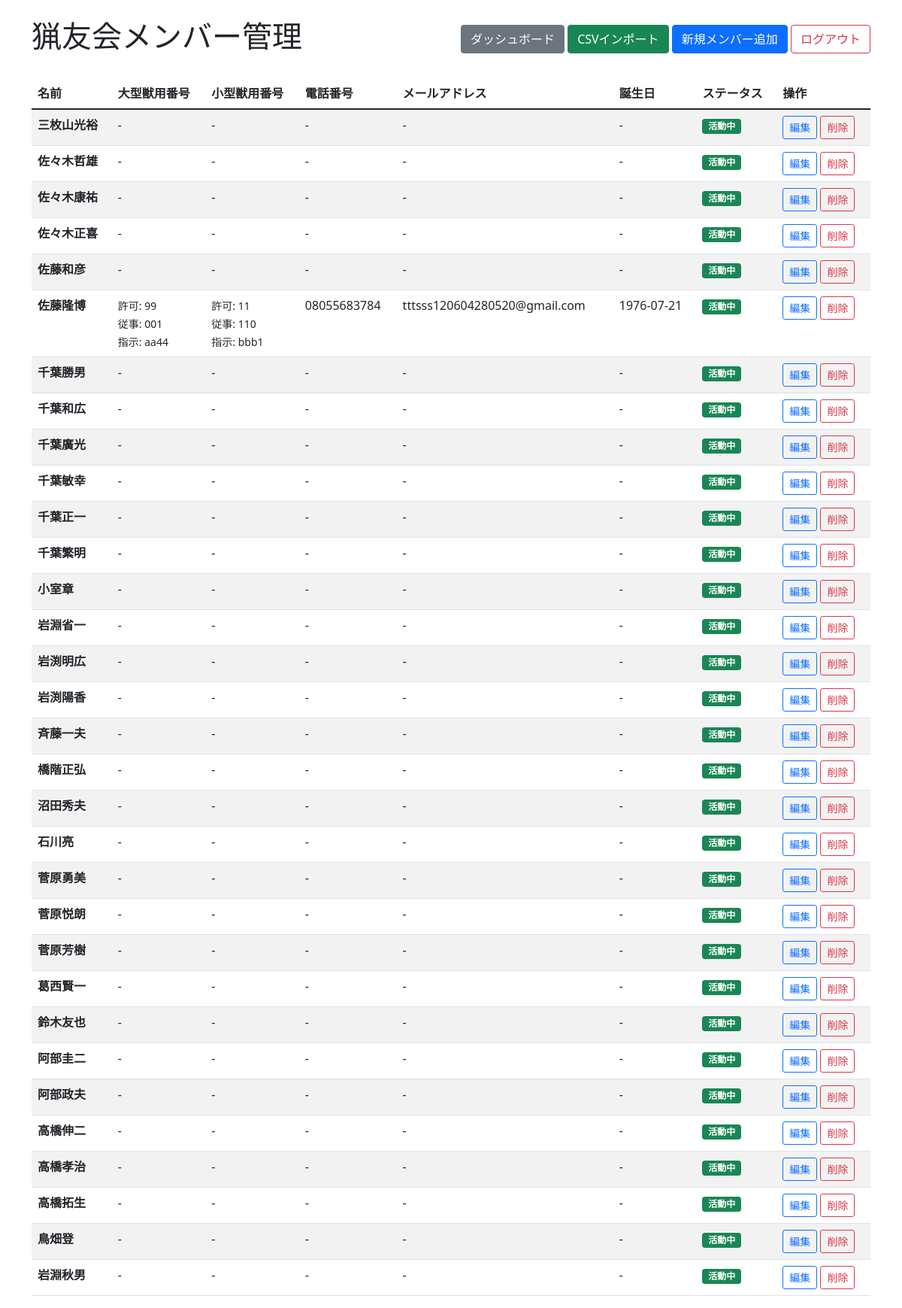
/members/manage (signed in), run on the app's committed database.
### app.py (models this page shows)
class Member(Model):
    name = CharField(unique=True)  # メンバー名
    large_license_permit = CharField(null=True)  # 大型獣用許可番号
    large_license_operator = CharField(null=True)  # 大型獣用従事者番号
    large_license_instruction = CharField(null=True)  # 大型獣用指示書番号
    small_license_permit = CharField(null=True)  # 小型獣用許可番号
    small_license_operator = CharField(null=True)  # 小型獣用従事者番号
    small_license_instruction = CharField(null=True)  # 小型獣用指示書番号
    phone = CharField(null=True)  # 電話番号
    email = CharField(null=True)  # メールアドレス
    address = CharField(null=True)  # 住所
    birthday_date = CharField(null=True)  # 誕生日
    status = CharField(default="active")  # active / inactive
    notes = CharField(null=True)  # 備考
    class Meta:
        database = db

### app.py (the view)
@app.route("/members/manage")
def manage_members():
    if "user_id" not in session:
        return redirect("/login")
    user = User.get_by_id(session["user_id"])
    if user.role not in ["editor", "admin"]:
        return "アクセス権限がありません", 403
    members = Member.select().order_by(Member.name)
    return render_template("manage_members.html", members=members, user=user)

### templates/manage_members.html (shortened to what this page needs)
<!DOCTYPE html>
<html lang="ja">
<head>
    <link href="https://cdn.jsdelivr.net/npm/bootstrap@5.1.3/dist/css/bootstrap.min.css" rel="stylesheet">
</head>
<body>
    <div class="container mt-4">
        <div class="d-flex justify-content-between align-items-center mb-4">
            <h1>猟友会メンバー管理</h1>
            <div>
                <a href="/dashboard" class="btn btn-secondary">ダッシュボード</a>
                <a href="/members/import_csv" class="btn btn-success">CSVインポート</a>
                <a href="/members/add" class="btn btn-primary">新規メンバー追加</a>
                <a href="/logout" class="btn btn-outline-danger">ログアウト</a>
            </div>
        </div>
        {% if members %}
        <div class="table-responsive">
            <table class="table table-striped">
                <thead>
                    <tr>
                        <th>名前</th>
                        <th>大型獣用番号</th>
                        <th>小型獣用番号</th>
                        <th>電話番号</th>
                        <th>メールアドレス</th>
                        <th>誕生日</th>
                        <th>ステータス</th>
                        <th>操作</th>
                    </tr>
                </thead>
                <tbody>
                    {% for member in members %}
                    <tr>
                        <td><strong>{{ member.name }}</strong></td>
                        <td>
                            {% if member.large_license_permit or member.large_license_operator or member.large_license_instruction %}
                            <small>
                                {% if member.large_license_permit %}許可: {{ member.large_license_permit }}<br>{% endif %}
                                {% if member.large_license_operator %}従事: {{ member.large_license_operator }}<br>{% endif %}
                                {% if member.large_license_instruction %}指示: {{ member.large_license_instruction }}{% endif %}
                            </small>
                            {% else %}
                            -
                            {% endif %}
                        </td>
                        <td>
                            {% if member.small_license_permit or member.small_license_operator or member.small_license_instruction %}
                            <small>
                                {% if member.small_license_permit %}許可: {{ member.small_license_permit }}<br>{% endif %}
                                {% if member.small_license_operator %}従事: {{ member.small_license_operator }}<br>{% endif %}
                                {% if member.small_license_instruction %}指示: {{ member.small_license_instruction }}{% endif %}
                            </small>
                            {% else %}
                            -
                            {% endif %}
                        </td>
                        <td>{{ member.phone or '-' }}</td>
                        <td>{{ member.email or '-' }}</td>
                        <td>{{ member.birthday_date or '-' }}</td>
                        <td>
                            {% if member.status == "active" %}
                            <span class="badge bg-success">活動中</span>
                            {% else %}
                            <span class="badge bg-secondary">非活動</span>
                            {% endif %}
                        </td>
                        <td>
                            <a href="/members/edit/{{ member.id }}" class="btn btn-sm btn-outline-primary">編集</a>
                            <button type="button" class="btn btn-sm btn-outline-danger" onclick="confirmDelete({{ member.id }}, '{{ member.name }}')">削除</button>
                        </td>
                    </tr>
                    {% endfor %}
                </tbody>
            </table>
        </div>
        {% endif %}
    </div>
</body>
</html>

### data on the page
Member: name "三枚山光裕", phone "-", email "-", birthday_date "-", status "活動中"
Member: name "佐々木哲雄", phone "-", email "-", birthday_date "-", status "活動中"
Member: name "佐々木康祐", phone "-", email "-", birthday_date "-", status "活動中"
Member: name "佐々木正喜", phone "-", email "-", birthday_date "-", status "活動中"
Member: name "佐藤和彦", phone "-", email "-", birthday_date "-", status "活動中"
Member: name "佐藤隆博", large_license_permit "99", large_license_operator "001", large_license_instruction "aa44", small_license_permit "11", small_license_operator "110", small_license_instruction "bbb1", phone "08055683784", email "tttsss120604280520@gmail.com", birthday_date "1976-07-21", status "活動中"
Member: name "千葉勝男", phone "-", email "-", birthday_date "-", status "活動中"
Member: name "千葉和広", phone "-", email "-", birthday_date "-", status "活動中"
Member: name "千葉廣光", phone "-", email "-", birthday_date "-", status "活動中"
Member: name "千葉敏幸", phone "-", email "-", birthday_date "-", status "活動中"
Member: name "千葉正一", phone "-", email "-", birthday_date "-", status "活動中"
Member: name "千葉繁明", phone "-", email "-", birthday_date "-", status "活動中"
Member: name "小室章", phone "-", email "-", birthday_date "-", status "活動中"
Member: name "岩淵省一", phone "-", email "-", birthday_date "-", status "活動中"
Member: name "岩渕明広", phone "-", email "-", birthday_date "-", status "活動中"
Member: name "岩渕陽香", phone "-", email "-", birthday_date "-", status "活動中"
Member: name "斉藤一夫", phone "-", email "-", birthday_date "-", status "活動中"
Member: name "橋階正弘", phone "-", email "-", birthday_date "-", status "活動中"
Member: name "沼田秀夫", phone "-", email "-", birthday_date "-", status "活動中"
Member: name "石川亮", phone "-", email "-", birthday_date "-", status "活動中"
Member: name "菅原勇美", phone "-", email "-", birthday_date "-", status "活動中"
Member: name "菅原悦朗", phone "-", email "-", birthday_date "-", status "活動中"
Member: name "菅原芳樹", phone "-", email "-", birthday_date "-", status "活動中"
Member: name "葛西賢一", phone "-", email "-", birthday_date "-", status "活動中"
Member: name "鈴木友也", phone "-", email "-", birthday_date "-", status "活動中"
Member: name "阿部圭二", phone "-", email "-", birthday_date "-", status "活動中"
Member: name "阿部政夫", phone "-", email "-", birthday_date "-", status "活動中"
Member: name "高橋伸二", phone "-", email "-", birthday_date "-", status "活動中"
Member: name "高橋孝治", phone "-", email "-", birthday_date "-", status "活動中"
Member: name "高橋拓生", phone "-", email "-", birthday_date "-", status "活動中"
Member: name "鳥畑登", phone "-", email "-", birthday_date "-", status "活動中"
Member: name "岩淵秋男", phone "-", email "-", birthday_date "-", status "活動中"
